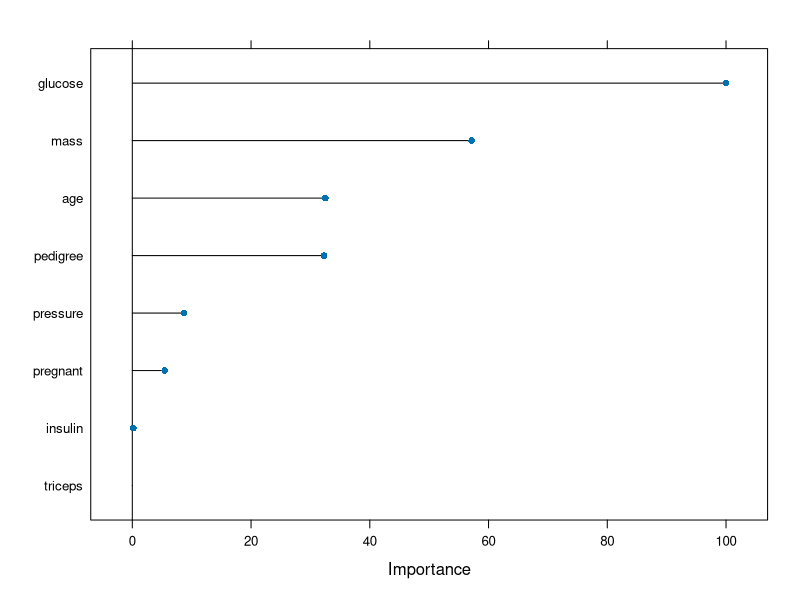
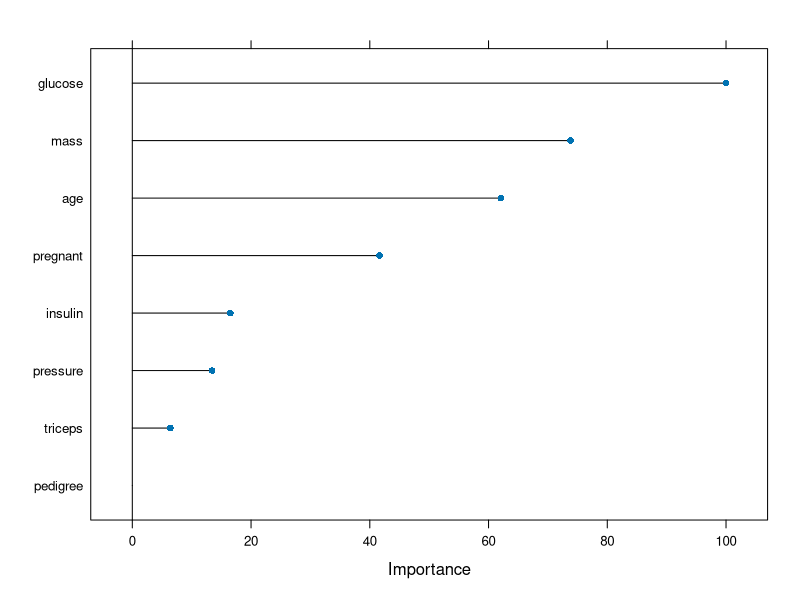

Write the R code that produced these figures, in order.
## ---- chunk 1
knitr::opts_chunk$set(message = FALSE, warning = FALSE)
## ---- chunk 2
library(mlbench)
library(tidyverse)
data(PimaIndiansDiabetes)
df <- tibble(PimaIndiansDiabetes)
df <- df %>% rename(target=diabetes)
## ---- chunk 3
library(caret)
df <- df %>% 
  mutate(target = as.factor(target))
df = drop_na(df)
splitIndex <- createDataPartition(df$target, p = .70, 
                                  list = FALSE)
df_train <- df[ splitIndex,]
df_test <- df[-splitIndex,]

model1 <- train(target~., data=df_train, 
                method = "glmnet",
                maxdepth=3)
pred <- predict(model1, df_test)
cm <- confusionMatrix(data = pred, reference = df_test$target)
cm$overall[1]
## ---- chunk 4
library(caret)
df <- df %>% 
  mutate(target = as.factor(target))
df = drop_na(df)
splitIndex <- createDataPartition(df$target, p = .70, 
                                  list = FALSE)
df_train <- df[ splitIndex,]
df_test <- df[-splitIndex,]

model1 <- train(target~., data=df_train, 
                method = "rf",
                maxdepth=3)
pred <- predict(model1, df_test)
cm <- confusionMatrix(data = pred, reference = df_test$target)
cm$overall[1]
plot(varImp(model1))
## ---- chunk 5
library(caret)
df <- df %>% 
  mutate(target = as.factor(target))
df = drop_na(df)
splitIndex <- createDataPartition(df$target, p = .70, 
                                  list = FALSE)
df_train <- df[ splitIndex,]
df_test <- df[-splitIndex,]

model2 <- train(target~., data=df_train, 
                method = "rpart2",
                maxdepth=3)
pred <- predict(model1, df_test)
cm <- confusionMatrix(data = pred, reference = df_test$target)
cm$overall[1]
plot(varImp(model2))
